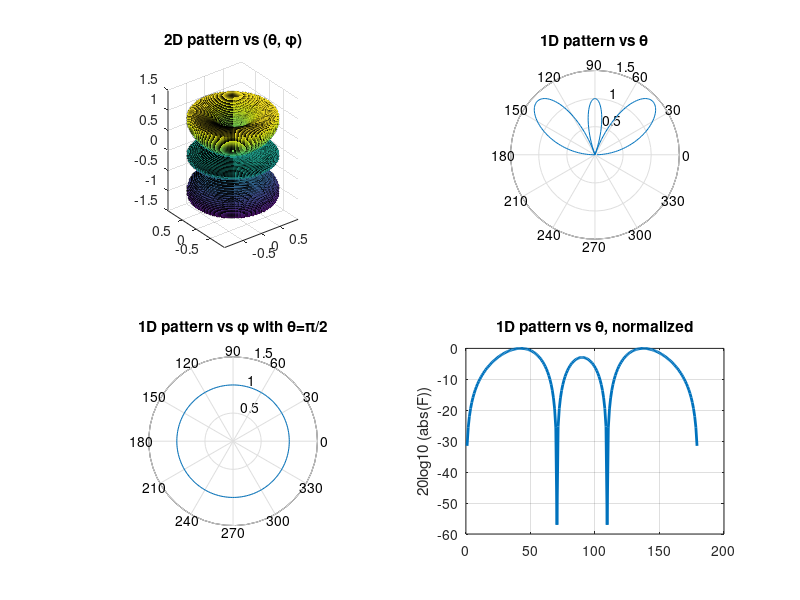

MATLAB code for this plot: (Note: this script raises an error after producing the figure.)
%Plot 2D pattern
f = 3*10^8; c = 3*10^8; lambda = c/f; k = 2*pi/lambda;
l = 0.75*lambda;
N_theta = 200; N_phi = 200;
[theta,phi] = meshgrid(0:pi./(N_theta-1):pi, 0:2*pi./(N_phi-1):2*pi);
F = ((cos(k*l*cos(theta))-cos(k*l))./sin(theta));
XD = abs(F).*sin(theta).*cos(phi);
YD = abs(F).*sin(theta).*sin(phi);
ZD = abs(F).*cos(theta);
subplot(2,2,1); surf(XD,YD,ZD);
title('2D pattern vs (\theta, \phi)'); axis image; rotate3d on; grid on;
% Pattern vs \theta in polar coordinates
N_theta = 200;
theta = [0: pi/( N_theta-1):pi];
F = (cos(k*l*cos(theta))-cos(k*l))./sin(theta);
subplot(2,2,2)
polar(theta,abs(F))
title('1D pattern vs \theta'); grid on
% Pattern vs \theta in rectangular coordinates
subplot(2,2,4)
% Normalize F for dB calculation
F_normalized = abs(F)/max(abs(F));
F_db = 20*log10(F_normalized);

% Define target dB value
target_db = -3;

% Find ALL indices close to -3 dB (within a small tolerance)
tolerance = 0.1;  % Adjust this value to control how close to -3 dB
indices = find(abs(F_db - target_db) < tolerance);

% Get corresponding theta values in degrees
theta_at_minus3db = theta(indices) * 180/pi;

plot(theta/pi*180, F_db, 'linewidth', 2)
title('1D pattern vs \theta, normalized'); grid on; ylabel('20log10 (abs(F))')

% Print out the -3 dB point values
disp('Theta values at -3 dB:');
for i = 1:length(indices)
    fprintf('Theta = %.4f degrees\n', theta_at_minus3db(i));
end

% Calculate and display the difference between max and min theta values at -3 dB
if length(theta_at_minus3db) > 1
    theta_difference = max(theta_at_minus3db) - min(theta_at_minus3db);
    fprintf('Difference between max and min theta at -3 dB: %.4f degrees\n', theta_difference);
else
    fprintf('Not enough points to calculate difference\n');
end

% Pattern vs \phi in polar coordinates
subplot(2,2,3)
phi =[0: 2*pi/( N_phi-1):2*pi];
theta = pi/2;
F = (cos(k*l*cos(theta))-cos(k*l))./sin(theta)*ones(size(phi));
polar(phi, abs(F))
title('1D pattern vs \phi with \theta=\pi/2'); grid on

% Find peaks in dB scale, with theta as x-axis values
[pks, locs] = findpeaks(F_db, theta * 180/pi);  % locs contains theta values in degrees

% Identify main lobe (highest peak)
[main_lobe_peak, main_index] = max(pks);
main_lobe_theta = locs(main_index);  % Main lobe theta

% Remove the main lobe from consideration
pks(main_index) = [];
locs(main_index) = [];  % locs already contains theta values in degrees

% Define a small tolerance to filter out values too close to the main lobe peak
tolerance = max(eps, 1e-6);  % Use machine epsilon or a small threshold

% Remove any values that are effectively the same as the main lobe peak
valid_indices = abs(pks - main_lobe_peak) > tolerance;
pks = pks(valid_indices);
locs = locs(valid_indices);

% Find the highest remaining peak (side lobe)
if ~isempty(pks)
    [side_lobe_peak, side_index] = max(pks);

    fprintf('Side lobe peak: %.4f dB\n', side_lobe_peak);
else
    fprintf('No side lobe detected.\n');
end
